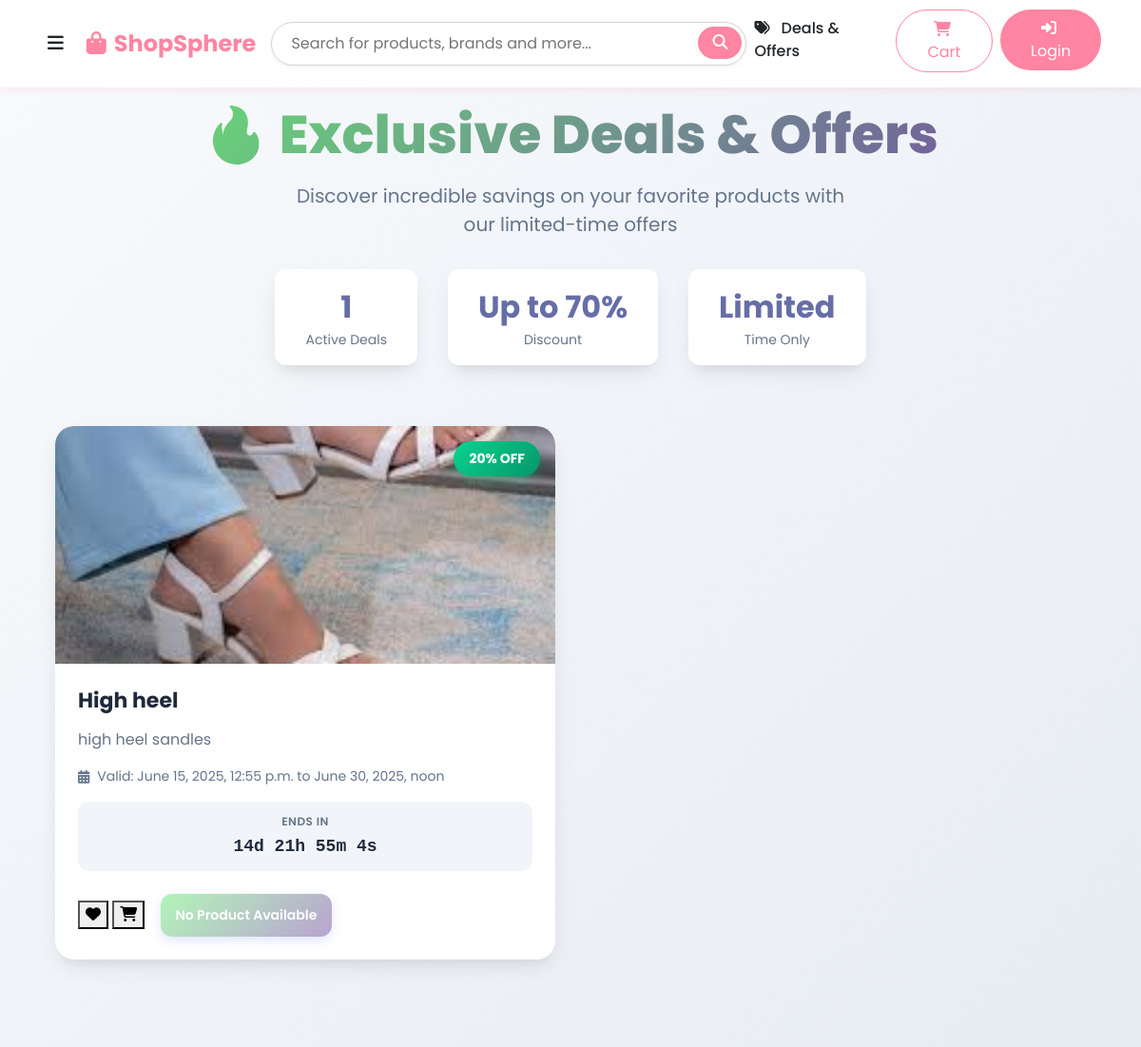
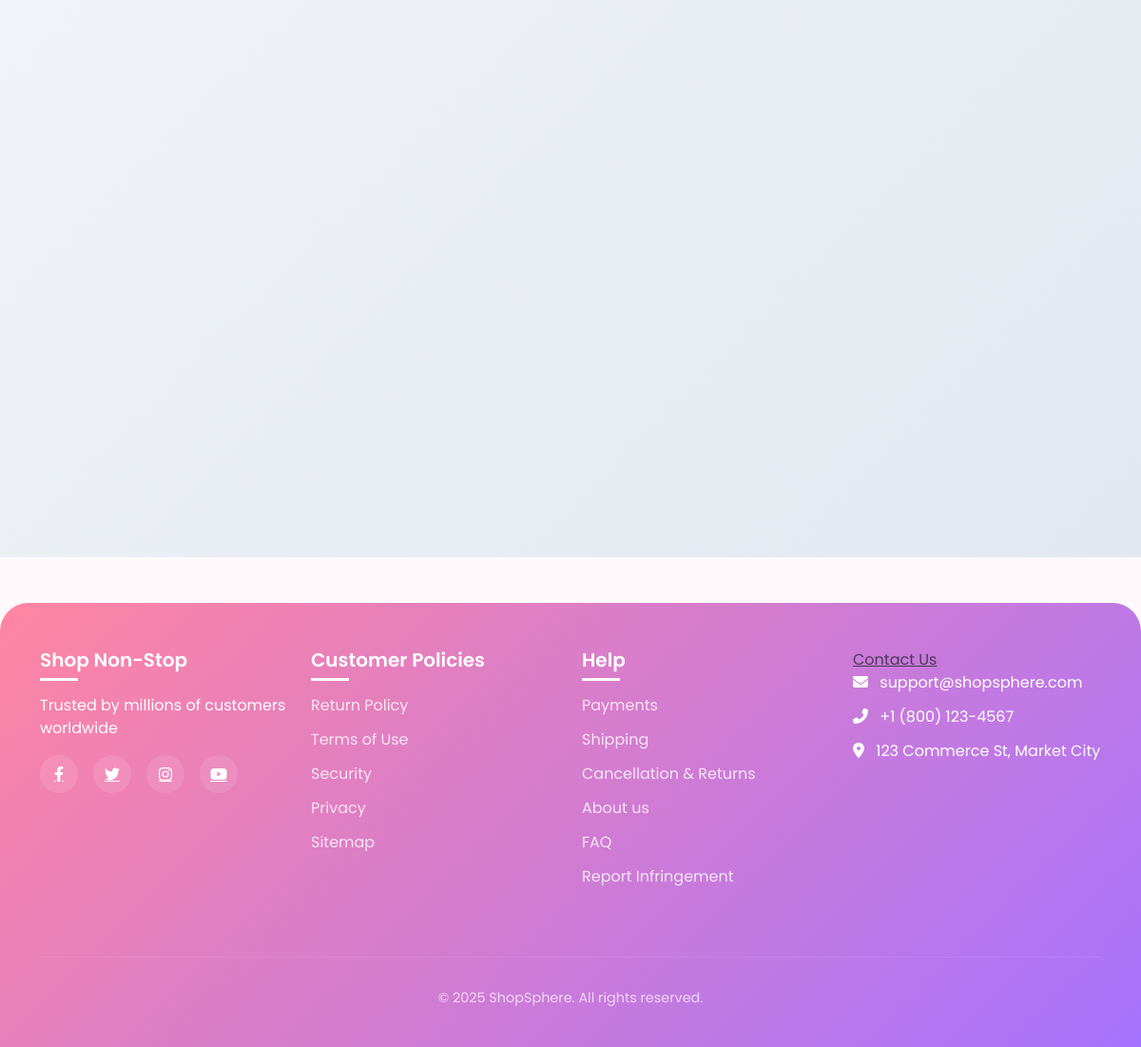
The app's page /deals/ with its own data (2 pictures, top to bottom).
### dealsandoffers/models.py (models this page shows, shortened)
class Deal(models.Model):
    product = models.ForeignKey(Product, on_delete=models.CASCADE)
    title = models.CharField(max_length=100)
    description = models.TextField()
    discount_percent = models.IntegerField()
    start_date = models.DateTimeField()
    end_date = models.DateTimeField()
    image = models.ImageField(upload_to='deals/', blank=True, null=True)
    is_active = models.BooleanField(default=True)
    created_at = models.DateTimeField(default=timezone.now)

### dealsandoffers/views.py (the view)
# urls.py: path('', views.deals_list, name='deals_list'),
def deals_list(request):
    deals = Deal.objects.filter(is_active=True).order_by('-created_at')
    return render(request, 'dealsandoffers/deals_list.html', {'deals': deals})

### dealsandoffers/templates/dealsandoffers/deals_list.html (shortened to what this page needs)
{% extends 'store/base.html' %}
{% load static %}
{% block content %}
<div class="deals-page-container">
    <div class="container">
        <div class="page-header deals-header">
            <h1 class="page-title deals-title">🔥 Exclusive Deals & Offers</h1>
            <p class="page-subtitle">
                Discover incredible savings on your favorite products with our limited-time offers
            </p>
            <div class="deals-stats">
                <div class="stat-item">
                    <div class="stat-number">{{ deals|length }}</div>
                    <div class="stat-label">Active Deals</div>
                </div>
                <div class="stat-item">
                    <div class="stat-number">Up to 70%</div>
                    <div class="stat-label">Discount</div>
                </div>
                <div class="stat-item">
                    <div class="stat-number">Limited</div>
                    <div class="stat-label">Time Only</div>
                </div>
            </div>
        </div>
        <div class="deals-grid">
            {% for deal in deals %}
            <div class="deal-card">
                <div class="discount-badge">{{ deal.discount_percent }}% OFF</div>
                <div class="card-image-wrapper">
                    {% if deal.image %}
                    <img src="{{ deal.image.url }}" class="deal-image" alt="{{ deal.title }}">
                    {% else %}
                    <img src="https://via.placeholder.com/350x250/f1f5f9/64748b?text=No+Image" class="deal-image"
                        alt="No image">
                    {% endif %}
                </div>
                <div class="deal-content">
                    <h3 class="deal-title">{{ deal.title }}</h3>
                    <p class="deal-description">{{ deal.description|truncatewords:20 }}</p>
                    <div class="deal-meta">
                        <i class="fas fa-calendar-alt"></i>
                        <span>Valid: {{ deal.start_date }} to {{ deal.end_date }}</span>
                    </div>
                    <div class="countdown-wrapper">
                        <div class="countdown-label">Ends in</div>
                        <div class="countdown-timer" data-end="{{ deal.end_date|date:'c' }}">
                        </div>
                    </div>
                    <div class="card-actions">
                        <button class="action-btn wishlist-btn" data-deal-id="{{ deal.id }}" title="Add to Wishlist">
                            <i class="fas fa-heart"></i>
                        </button>
                        <button class="action-btn cart-btn" data-deal-id="{{ deal.id }}" title="Quick Add to Cart">
                            <i class="fas fa-shopping-cart"></i>
                        </button>
                        {% if deal.products.all %}
                        {% with product=deal.products.first %}
                            {% if product %}
                                <a href="{% url 'product_detail' product.id %}" class="shopping-btn">
                                    🛒 Go for Shopping
                                </a>
                            {% else %}
                                <button class="shopping-btn" disabled style="opacity: 0.5; cursor: not-allowed;">
                                    No Product Available
                                </button>
                            {% endif %}
                        {% endwith %}
                        {% else %}
                            <button class="shopping-btn" disabled style="opacity: 0.5; cursor: not-allowed;">
                                No Product Available
                            </button>
                        {% endif %}
                    </div>
                </div>
            </div>
            {% endfor %}
        </div>
    </div>
</div>
{% endblock %}

### store/templates/store/base.html (style rules this page uses)
:root { --primary-color: #ff85a2; --primary-dark: #e26a8d; --accent-color: #a673ff; --accent-dark: #8e52e2; --light-gray: #f2f2f2; --medium-gray: #d3d3d3; --dark-gray: #555555; --text-color: #212529; --secondary-color: #fff9fb; --sidebar-width: 320px; --sidebar-overlay: rgba(0, 0, 0, 0.5); }
body { font-family: 'Poppins', sans-serif; background-color: var(--secondary-color); color: var(--text-color); padding-top: 60px; }

### dealsandoffers/templates/dealsandoffers/deals_list.html (style rules this page uses)
:root { --primary-gradient: linear-gradient(135deg, #66ea73 0%, #764ba2 100%); --success-gradient: linear-gradient(135deg, #09d490 0%, #059669 100%); --warning-gradient: linear-gradient(135deg, #f59e0b 0%, #d97706 100%); --danger-gradient: linear-gradient(135deg, #ef4444 0%, #dc2626 100%); --card-shadow: 0 10px 25px -5px rgba(0, 0, 0, 0.1), 0 10px 10px -5px rgba(0, 0, 0, 0.04); --card-shadow-hover: 0 25px 50px -12px rgba(0, 0, 0, 0.25); }
.deals-page-container { background: linear-gradient(135deg, #f8fafc 0%, #e2e8f0 100%); min-height: 100vh; padding: 3rem 0; }
.page-header { text-align: center; margin-bottom: 4rem; position: relative; }
.page-title { font-size: 3.5rem; font-weight: 800; background: var(--primary-gradient); -webkit-background-clip: text; -webkit-text-fill-color: transparent; background-clip: text; margin-bottom: 1rem; animation: slideInUp 0.8s ease-out; }
.page-subtitle { font-size: 1.25rem; color: #64748b; max-width: 600px; margin: 0 auto; animation: slideInUp 0.8s ease-out 0.2s both; }
.deals-stats { display: flex; justify-content: center; gap: 2rem; margin-top: 2rem; animation: slideInUp 0.8s ease-out 0.4s both; }
.stat-item { text-align: center; padding: 1rem 2rem; background: white; border-radius: 12px; box-shadow: var(--card-shadow); }
.stat-number { font-size: 2rem; font-weight: bold; color: #666ea7; }
.stat-label { color: #64748b; font-size: 0.875rem; }
.deals-grid { display: grid; grid-template-columns: repeat(auto-fill, minmax(350px, 1fr)); gap: 2rem; margin-top: 2rem; padding: 0 1rem; }
.deal-card { background: white; border-radius: 20px; overflow: hidden; box-shadow: var(--card-shadow); transition: all 0.4s cubic-bezier(0.4, 0, 0.2, 1); position: relative; animation: scaleIn 0.6s ease-out; animation-fill-mode: both; }
.deal-card:nth-child(1) { animation-delay: 0.1s; }
.card-image-wrapper { position: relative; height: 250px; overflow: hidden; }
.deal-image { width: 100%; height: 100%; object-fit: cover; transition: transform 0.5s ease; }
.discount-badge { position: absolute; top: 1rem; right: 1rem; background: var(--success-gradient); color: white; padding: 0.5rem 1rem; border-radius: 25px; font-weight: 700; font-size: 0.875rem; z-index: 2; box-shadow: 0 4px 12px rgba(16, 185, 129, 0.4); animation: pulse 2s infinite; }
.deal-content { padding: 1.5rem; }
.deal-title { font-size: 1.375rem; font-weight: 700; color: #1e293b; margin-bottom: 0.75rem; line-height: 1.4; }
.deal-description { color: #64748b; line-height: 1.6; margin-bottom: 1rem; }
.deal-meta { display: flex; align-items: center; gap: 0.5rem; color: #64748b; font-size: 0.875rem; margin-bottom: 1rem; }
.countdown-wrapper { background: #f1f5f9; padding: 0.75rem 1rem; border-radius: 12px; margin-bottom: 1.5rem; text-align: center; }
.countdown-label { font-size: 0.75rem; color: #64748b; text-transform: uppercase; font-weight: 600; letter-spacing: 0.5px; margin-bottom: 0.25rem; }
.countdown-timer { font-size: 1.125rem; font-weight: 700; color: #1e293b; font-family: 'Courier New', monospace; }
.shopping-btn { flex: 1; background: var(--primary-gradient); color: white; border: none; padding: 0.75rem 1rem; border-radius: 12px; font-weight: 600; font-size: 0.875rem; text-decoration: none; display: inline-block; text-align: center; transition: all 0.3s ease; box-shadow: 0 4px 12px rgba(102, 126, 234, 0.4); cursor: pointer; margin-left: 0.75rem; }

### records on screen
Deal: discount_percent "20", image (picture), title "High heel", description "high heel sandles", start_date "June 15, 2025, 12:55 p.m.", end_date "June 30, 2025, noon"

### other values on screen
{{ deals|length }} "1"
